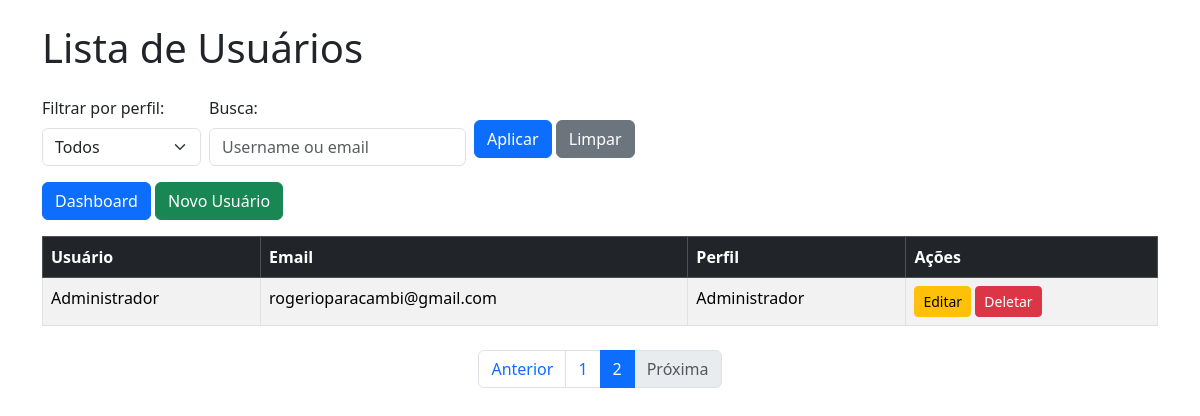
Page /usuarios/?page=2&perfil=todos&busca= on the earlier database version.
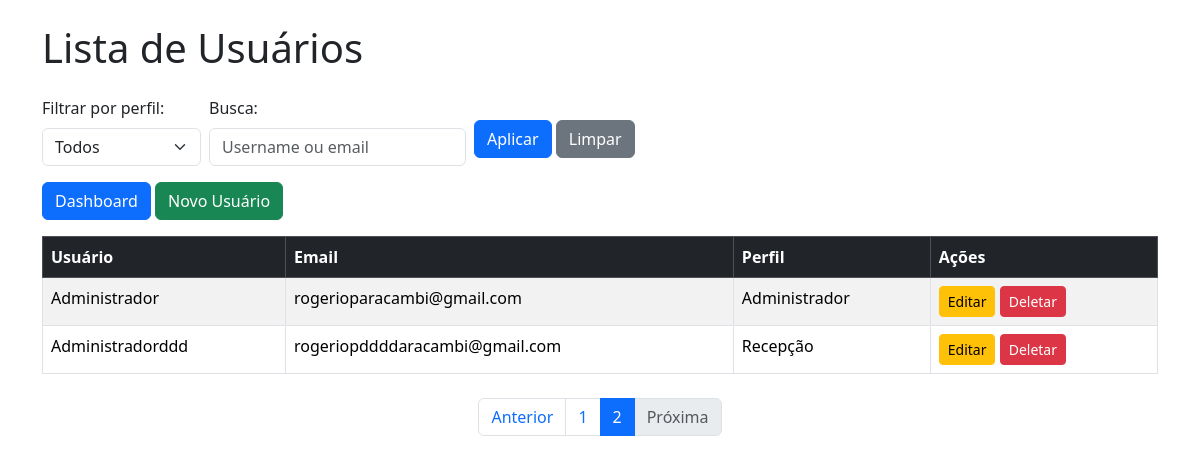
Same page on the later database version.
### usuarios/models.py (models this page shows, shortened)
class Usuario(AbstractUser):
    PERFIL_CHOICES = [
        ('administrador', 'Administrador'),
        ('medico', 'Médico'),
        ('enfermeiro', 'Enfermeiro'),
        ('tecnico', 'Técnico'),
        ('recepcao', 'Recepção'),
    ]
    perfil = models.CharField(max_length=20, choices=PERFIL_CHOICES, default='recepcao')

### usuarios/views.py (the view)
# urls.py: path('', views.usuario_list, name='usuario_list'),
def usuario_list(request):
    busca = request.GET.get('busca', '')
    perfil_filtro = request.GET.get('perfil', 'todos')
    usuarios = Usuario.objects.all()
    if perfil_filtro != 'todos':
        usuarios = usuarios.filter(perfil=perfil_filtro)
    if busca:
        usuarios = usuarios.filter(username__icontains=busca) | usuarios.filter(email__icontains=busca)
    paginator = Paginator(usuarios, 5)  # 5 por página
    page_number = request.GET.get('page')
    page_obj = paginator.get_page(page_number)
    return render(request, 'usuarios/usuario_list.html', {'page_obj': page_obj, 'busca': busca, 'perfil_filtro': perfil_filtro})

### usuarios/templates/usuarios/usuario_list.html (shortened to what this page needs)
{% extends 'usuarios/base.html' %}
{% load form_tags %}
{% block content %}
<h1 class="mb-4">Lista de Usuários</h1>
<form method="get" class="mb-3 row g-2 align-items-center">
    <div class="col-auto">
        <label for="perfil" class="form-label">Filtrar por perfil:</label>
        <select name="perfil" id="perfil" class="form-select">
            <option value="todos" {% if perfil_filtro == "todos" %}selected{% endif %}>Todos</option>
        </select>
    </div>
    <div class="col-auto">
        <label for="busca" class="form-label">Busca:</label>
        <input type="text" name="busca" id="busca" class="form-control" value="{{ busca }}" placeholder="Username ou email">
    </div>
    <div class="col-auto mt-4">
        <button type="submit" class="btn btn-primary">Aplicar</button>
        <a href="{% url 'usuario_list' %}" class="btn btn-secondary">Limpar</a>
    </div>
</form>
<a href="{% url 'admin_dashboard' %}" class="btn btn-primary mb-3">Dashboard</a>
<a class="btn btn-success mb-3" href="{% url 'usuario_create' %}">Novo Usuário</a>
<table class="table table-striped table-bordered">
    <thead class="table-dark">
        <tr>
            <th>Usuário</th>
            <th>Email</th>
            <th>Perfil</th>
            <th>Ações</th>
        </tr>
    </thead>
    <tbody>
        {% for usuario in page_obj %}
        <tr class="perfil-{{ usuario.perfil }}">
            <td>{{ usuario.username }}</td>
            <td>{{ usuario.email }}</td>
            <td>{{ usuario.get_perfil_display }}</td>
            <td>
                <a class="btn btn-sm btn-warning" href="{% url 'usuario_update' usuario.id %}">Editar</a>
                <a class="btn btn-sm btn-danger" href="{% url 'usuario_delete' usuario.id %}">Deletar</a>
            </td>
        </tr>
        {% empty %}
        <tr>
            <td colspan="4">Nenhum usuário encontrado.</td>
        </tr>
        {% endfor %}
    </tbody>
</table>
<nav aria-label="Navegação de páginas" class="mt-4">
    <ul class="pagination justify-content-center">
        {% if page_obj.has_previous %}
            <li class="page-item">
                <a class="page-link" href="?page={{ page_obj.previous_page_number }}&perfil={{ perfil_filtro }}&busca={{ busca }}">Anterior</a>
            </li>
        {% else %}
            <li class="page-item disabled"><span class="page-link">Anterior</span></li>
        {% endif %}
        {% for num in page_obj.paginator.page_range %}
            {% if page_obj.number == num %}
                <li class="page-item active"><span class="page-link">{{ num }}</span></li>
            {% else %}
                <li class="page-item">
                    <a class="page-link" href="?page={{ num }}&perfil={{ perfil_filtro }}&busca={{ busca }}">{{ num }}</a>
                </li>
            {% endif %}
        {% endfor %}
        {% if page_obj.has_next %}
            <li class="page-item">
                <a class="page-link" href="?page={{ page_obj.next_page_number }}&perfil={{ perfil_filtro }}&busca={{ busca }}">Próxima</a>
            </li>
        {% else %}
            <li class="page-item disabled"><span class="page-link">Próxima</span></li>
        {% endif %}
    </ul>
</nav>
{% endblock %}

### usuarios/templates/usuarios/base.html (shortened to what this page needs)
<!DOCTYPE html>
<html lang="pt-br">
<head>
    <link href="https://cdn.jsdelivr.net/npm/bootstrap@5.3.2/dist/css/bootstrap.min.css" rel="stylesheet">
</head>
<body class="p-4">
    <div class="container">
        {% block content %}{% endblock %}
    </div>
</body>
</html>

### usuarios/templates/usuarios/base.html (style rules this page uses)
.perfil-administrador { background-color: #ffcccc; }
.perfil-recepcao { background-color: #f0ccff; }

Differences in the rows shown:
added Usuario: username "Administradorddd", email "rogeriopddddaracambi@gmail.com", perfil "Recepção"
